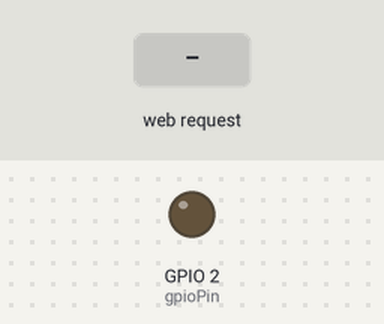
Simulated run of this sketch. Board: ESP8266 (NodeMCU). Shown: output pins drawn as LEDs (lit = HIGH). The test bench sets the inputs (shaded band). WiFi joins after 1.5 s; servers stay silent unless stated; what the sketch prints to the serial monitor is not drawn.

Above: at 2.7 s.
2.8 s: HTTP request GET /gpio?gpio=on received
At 3.5 s:
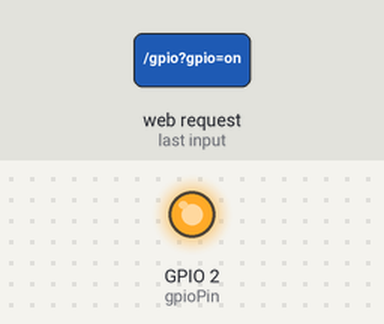
4.3 s: HTTP request GET /gpio?gpio=off received
At 4.6 s:
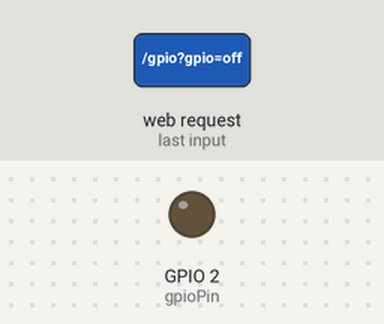
Timing chart, 0 to 7.3 s (numbered marks = the images above; inputs shaded):
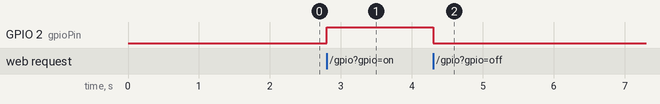

The sketch:

EspWeBot.ino
```cpp
#include <ESP8266WiFi.h>
#include <ESPAsyncTCP.h>
#include <ESPAsyncWebServer.h>

const char* ssid = "iqhtyar";
const char* password = "12345678";

AsyncWebServer server(80);

// GPIO pin for control
const int gpioPin = 2;

// Function to handle GPIO control requests
void handleGpioControl(AsyncWebServerRequest *request) {
  if (request->hasArg("gpio")) {
    String gpioValue = request->arg("gpio");
    if (gpioValue == "on") {
      digitalWrite(gpioPin, HIGH);
      request->send(200, "text/plain", "GPIO turned ON");
    } else if (gpioValue == "off") {
      digitalWrite(gpioPin, LOW);
      request->send(200, "text/plain", "GPIO turned OFF");
    } else {
      request->send(400, "text/plain", "Invalid request");
    }
  } else {
    request->send(400, "text/plain", "Missing 'gpio' parameter");
  }
}

void setup() {
  pinMode(gpioPin, OUTPUT);
  Serial.begin(115200);

  // Connect to WiFi
  WiFi.begin(ssid, password);
  while (WiFi.status() != WL_CONNECTED) {
    delay(500);
    Serial.print(".");
  }
  Serial.println("");
  Serial.println("WiFi connected");

  // Print ESP8266 Local IP Address
  Serial.println(WiFi.localIP());

  // Serve the chatbot HTML file
  server.on("/", HTTP_GET, [](AsyncWebServerRequest *request){
    String htmlContent = "<!DOCTYPE html><html lang='en'><head><meta charset='UTF-8'><meta name='viewport' content='width=device-width, initial-scale=1.0'><title>AiChatBot</title><style>#chat-container{max-width:300px;margin:auto;border:1px solid #ccc;padding:10px;border-radius:10px;}</style></head><body><p>Mau tanya apa d^_^b:</p><input id='input' type='text' placeholder='Type here'><button onclick='askQuestion()'>Ask</button><p id='response'></p><script>";
    htmlContent += "var storedAnswers = JSON.parse(localStorage.getItem(\"chatbotAnswers\")) || {};";
    htmlContent += "function saveToLocalStorage() {localStorage.setItem(\"chatbotAnswers\", JSON.stringify(storedAnswers));}";
    htmlContent += "function askQuestion() {var question = document.getElementById(\"input\").value;";
    htmlContent += "if (question.trim().toLowerCase() === \"turnon\") {turnOn();document.getElementById(\"response\").innerHTML = \"GPIO turned ON\";return;} else if (question.trim().toLowerCase() === \"turnoff\") {turnOff();document.getElementById(\"response\").innerHTML = \"GPIO turned OFF\";return;}";
    htmlContent += "if (storedAnswers.hasOwnProperty(question)) {document.getElementById(\"response\").innerHTML = storedAnswers[question];} else {var userAnswer = prompt(\"Maaf, aku enggak mengerti pertanyaan kamu. Aku harus jawab apa ya? : \");storedAnswers[question] = \"d^_^b  \" + userAnswer;document.getElementById(\"response\").innerHTML = storedAnswers[question];saveToLocalStorage();}}";
    htmlContent += "function turnOn() {var xhr = new XMLHttpRequest();xhr.open(\"GET\", \"/gpio?gpio=on\");xhr.send();}";
    htmlContent += "function turnOff() {var xhr = new XMLHttpRequest();xhr.open(\"GET\", \"/gpio?gpio=off\");xhr.send();}</script>";
    htmlContent += "<button onclick='turnOn()'>Turn GPIO ON</button><button onclick='turnOff()'>Turn GPIO OFF</button></body></html>";

    request->send(200, "text/html", htmlContent);
  });

  // Handle GPIO control requests
  server.on("/gpio", HTTP_GET, handleGpioControl);

  server.begin();
}

void loop() {
  // Nothing to do here, as the server handles requests asynchronously
}
```

Measured:
- after the input at 2.8 s, GPIO 2 (gpioPin): LOW → HIGH at once
- after the input at 4.3 s, GPIO 2 (gpioPin): HIGH → LOW at once
